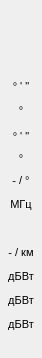
       <widget class="QWidget" name="widget_4" native="true">
        <property name="minimumSize">
         <size>
          <width>42</width>
          <height>0</height>
         </size>
        </property>
        <property name="maximumSize">
         <size>
          <width>42</width>
          <height>16777215</height>
         </size>
        </property>
        <layout class="QVBoxLayout" name="verticalLayout_4">
         <property name="spacing">
          <number>0</number>
         </property>
         <property name="leftMargin">
          <number>0</number>
         </property>
         <property name="topMargin">
          <number>0</number>
         </property>
         <property name="rightMargin">
          <number>0</number>
         </property>
         <property name="bottomMargin">
          <number>0</number>
         </property>
         <item>
          <spacer name="verticalSpacer_2">
           <property name="orientation">
            <enum>Qt::Vertical</enum>
           </property>
           <property name="sizeType">
            <enum>QSizePolicy::Fixed</enum>
           </property>
           <property name="sizeHint" stdset="0">
            <size>
             <width>20</width>
             <height>72</height>
            </size>
           </property>
          </spacer>
         </item>
         <item>
          <widget class="QLabel" name="label_12">
           <property name="minimumSize">
            <size>
             <width>0</width>
             <height>24</height>
            </size>
           </property>
           <property name="maximumSize">
            <size>
             <width>16777215</width>
             <height>19</height>
            </size>
           </property>
           <property name="font">
            <font>
             <family>Tahoma</family>
             <pointsize>8</pointsize>
            </font>
           </property>
           <property name="text">
            <string>° ' &quot;</string>
           </property>
           <property name="alignment">
            <set>Qt::AlignCenter</set>
           </property>
          </widget>
         </item>
         <item>
          <widget class="QLabel" name="label_13">
           <property name="minimumSize">
            <size>
             <width>0</width>
             <height>24</height>
            </size>
           </property>
           <property name="maximumSize">
            <size>
             <width>16777215</width>
             <height>20</height>
            </size>
           </property>
           <property name="font">
            <font>
             <family>Tahoma</family>
             <pointsize>8</pointsize>
            </font>
           </property>
           <property name="text">
            <string>°</string>
           </property>
           <property name="alignment">
            <set>Qt::AlignCenter</set>
           </property>
          </widget>
         </item>
         <item>
          <widget class="QLabel" name="label_14">
           <property name="minimumSize">
            <size>
             <width>0</width>
             <height>24</height>
            </size>
           </property>
           <property name="maximumSize">
            <size>
             <width>16777215</width>
             <height>15</height>
            </size>
           </property>
           <property name="font">
            <font>
             <family>Tahoma</family>
             <pointsize>8</pointsize>
            </font>
           </property>
           <property name="text">
            <string>° ' &quot;</string>
           </property>
           <property name="alignment">
            <set>Qt::AlignCenter</set>
           </property>
          </widget>
         </item>
         <item>
          <widget class="QLabel" name="label_15">
           <property name="minimumSize">
            <size>
             <width>0</width>
             <height>24</height>
            </size>
           </property>
           <property name="maximumSize">
            <size>
             <width>16777215</width>
             <height>19</height>
            </size>
           </property>
           <property name="font">
            <font>
             <family>Tahoma</family>
             <pointsize>8</pointsize>
            </font>
           </property>
           <property name="text">
            <string>°</string>
           </property>
           <property name="alignment">
            <set>Qt::AlignCenter</set>
           </property>
          </widget>
         </item>
         <item>
          <widget class="QLabel" name="label_16">
           <property name="minimumSize">
            <size>
             <width>0</width>
             <height>24</height>
            </size>
           </property>
           <property name="maximumSize">
            <size>
             <width>16777215</width>
             <height>24</height>
            </size>
           </property>
           <property name="font">
            <font>
             <family>Tahoma</family>
             <pointsize>8</pointsize>
            </font>
           </property>
           <property name="text">
            <string>- / °</string>
           </property>
           <property name="alignment">
            <set>Qt::AlignCenter</set>
           </property>
          </widget>
         </item>
         <item>
          <widget class="QLabel" name="label_17">
           <property name="minimumSize">
            <size>
             <width>0</width>
             <height>24</height>
            </size>
           </property>
           <property name="maximumSize">
            <size>
             <width>16777215</width>
             <height>24</height>
            </size>
           </property>
           <property name="font">
            <font>
             <family>Tahoma</family>
             <pointsize>8</pointsize>
            </font>
           </property>
           <property name="text">
            <string>МГц</string>
           </property>
           <property name="alignment">
            <set>Qt::AlignCenter</set>
           </property>
          </widget>
         </item>
         <item>
          <spacer name="verticalSpacer_3">
           <property name="orientation">
            <enum>Qt::Vertical</enum>
           </property>
           <property name="sizeType">
            <enum>QSizePolicy::Fixed</enum>
           </property>
           <property name="sizeHint" stdset="0">
            <size>
             <width>20</width>
             <height>24</height>
            </size>
           </property>
          </spacer>
         </item>
         <item>
          <widget class="QLabel" name="label_18">
           <property name="minimumSize">
            <size>
             <width>0</width>
             <height>24</height>
            </size>
           </property>
           <property name="maximumSize">
            <size>
             <width>16777215</width>
             <height>24</height>
            </size>
           </property>
           <property name="font">
            <font>
             <family>Tahoma</family>
             <pointsize>8</pointsize>
            </font>
           </property>
           <property name="text">
            <string>- / км</string>
           </property>
           <property name="alignment">
            <set>Qt::AlignCenter</set>
           </property>
          </widget>
         </item>
         <item>
          <widget class="QLabel" name="label_19">
           <property name="minimumSize">
            <size>
             <width>0</width>
             <height>24</height>
            </size>
           </property>
           <property name="maximumSize">
            <size>
             <width>16777215</width>
             <height>24</height>
            </size>
           </property>
           <property name="font">
            <font>
             <family>Tahoma</family>
             <pointsize>8</pointsize>
            </font>
           </property>
           <property name="text">
            <string>дБВт</string>
           </property>
           <property name="alignment">
            <set>Qt::AlignCenter</set>
           </property>
          </widget>
         </item>
         <item>
          <widget class="QLabel" name="label_20">
           <property name="minimumSize">
            <size>
             <width>0</width>
             <height>24</height>
            </size>
           </property>
           <property name="maximumSize">
            <size>
             <width>16777215</width>
             <height>24</height>
            </size>
           </property>
           <property name="font">
            <font>
             <family>Tahoma</family>
             <pointsize>8</pointsize>
            </font>
           </property>
           <property name="text">
            <string>дБВт</string>
           </property>
           <property name="alignment">
            <set>Qt::AlignCenter</set>
           </property>
          </widget>
         </item>
         <item>
          <widget class="QLabel" name="label_21">
           <property name="minimumSize">
            <size>
             <width>0</width>
             <height>24</height>
            </size>
           </property>
           <property name="maximumSize">
            <size>
             <width>16777215</width>
             <height>24</height>
            </size>
           </property>
           <property name="font">
            <font>
             <family>Tahoma</family>
             <pointsize>8</pointsize>
            </font>
           </property>
           <property name="text">
            <string>дБВт</string>
           </property>
           <property name="alignment">
            <set>Qt::AlignCenter</set>
           </property>
          </widget>
         </item>
         <item>
          <spacer name="verticalSpacer">
           <property name="orientation">
            <enum>Qt::Vertical</enum>
           </property>
           <property name="sizeType">
            <enum>QSizePolicy::Fixed</enum>
           </property>
           <property name="sizeHint" stdset="0">
            <size>
             <width>20</width>
             <height>22</height>
            </size>
           </property>
          </spacer>
         </item>
        </layout>
       </widget>
